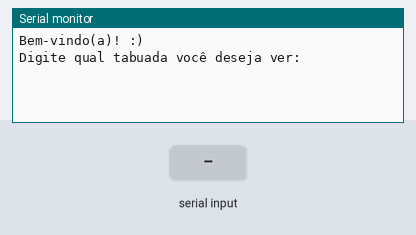
Simulated run of this sketch. Board: Arduino Uno, built with avr-gcc and run on an emulated ATmega328P. Parts: the last lines printed to the serial monitor. The inputs (shaded band) are chosen by the test bench.

Above: at 1.2 s.
1.3 s: "90,45\n" received over Serial
At 1.53 s:
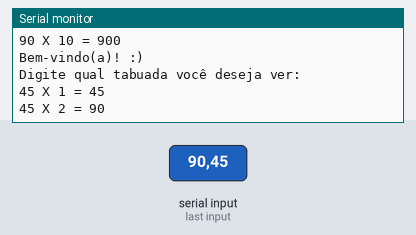
2.8 s: "30,150\n" received over Serial
At 5.6 s:
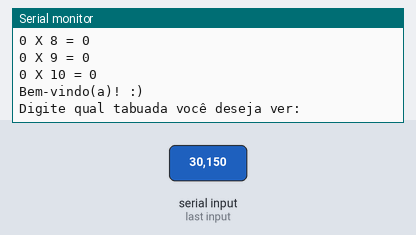
Timing chart, 0 to 7.1 s (numbered marks = the images above; inputs shaded):
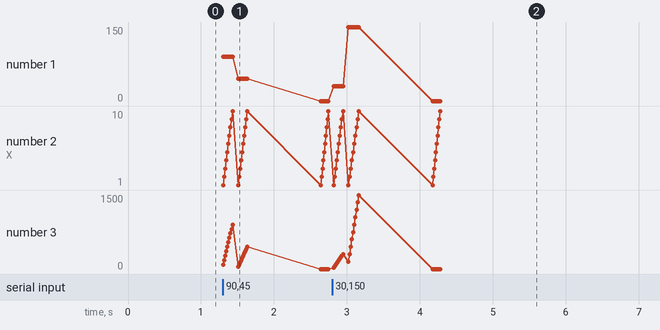

Measured:
- after the input at 1.3 s, the serial monitor: prints a new line at once (image 1)
- after the input at 2.8 s, the serial monitor: prints a new line at once (image 2)

The sketch:

resolu_o_tabuada_1.ino
```cpp
int tabuadaEscolhida;
int resultado;

void setup()
{
  Serial.begin(9600);
}

void loop()
{
  Serial.println("Bem-vindo(a)! :)");
  Serial.println("Digite qual tabuada você deseja ver:");
  while(!Serial.available()){} //Espera o usuário
  tabuadaEscolhida = Serial.parseInt();

  for(int contador = 1; contador <= 10; contador++){
  resultado = tabuadaEscolhida * contador;

    // Exibir assim 2 x 1 = 20
    Serial.println(String(tabuadaEscolhida) + " X " + String(contador) + " = " + String(resultado));
  }

}
```
